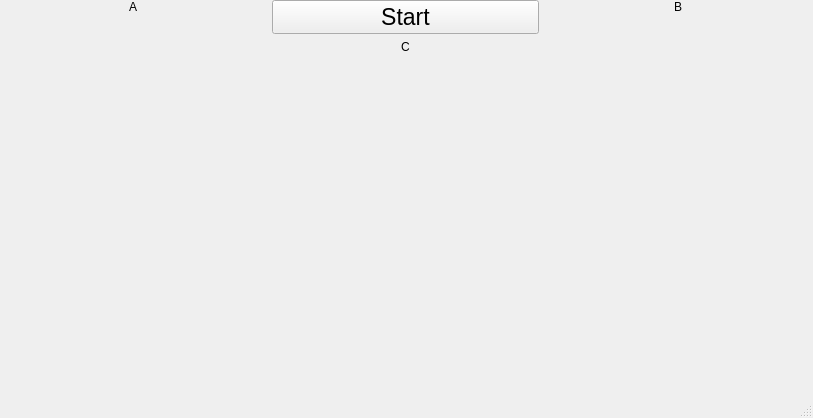
<?xml version="1.0" encoding="UTF-8"?>
<ui version="4.0">
 <class>MainWindow</class>
 <widget class="QMainWindow" name="MainWindow">
  <property name="geometry">
   <rect>
    <x>0</x>
    <y>0</y>
    <width>813</width>
    <height>418</height>
   </rect>
  </property>
  <property name="windowTitle">
   <string>MainWindow</string>
  </property>
  <widget class="QWidget" name="centralwidget">
   <property name="minimumSize">
    <size>
     <width>0</width>
     <height>300</height>
    </size>
   </property>
   <widget class="QWidget" name="gridLayoutWidget">
    <property name="geometry">
     <rect>
      <x>0</x>
      <y>0</y>
      <width>811</width>
      <height>381</height>
     </rect>
    </property>
    <layout class="QGridLayout" name="gridLayout_2">
     <item row="0" column="0">
      <widget class="QLabel" name="laba">
       <property name="text">
        <string>A</string>
       </property>
       <property name="alignment">
        <set>Qt::AlignHCenter|Qt::AlignTop</set>
       </property>
      </widget>
     </item>
     <item row="0" column="2">
      <widget class="QLabel" name="labb">
       <property name="text">
        <string>B</string>
       </property>
       <property name="alignment">
        <set>Qt::AlignHCenter|Qt::AlignTop</set>
       </property>
      </widget>
     </item>
     <item row="0" column="1">
      <widget class="QPushButton" name="pushButton">
       <property name="font">
        <font>
         <pointsize>17</pointsize>
        </font>
       </property>
       <property name="text">
        <string>Start</string>
       </property>
      </widget>
     </item>
     <item row="1" column="0" colspan="3">
      <widget class="QLabel" name="labc">
       <property name="text">
        <string>C</string>
       </property>
       <property name="alignment">
        <set>Qt::AlignHCenter|Qt::AlignTop</set>
       </property>
      </widget>
     </item>
    </layout>
   </widget>
  </widget>
  <widget class="QMenuBar" name="menubar">
   <property name="geometry">
    <rect>
     <x>0</x>
     <y>0</y>
     <width>813</width>
     <height>21</height>
    </rect>
   </property>
  </widget>
  <widget class="QStatusBar" name="statusbar"/>
 </widget>
 <resources/>
 <connections/>
</ui>
